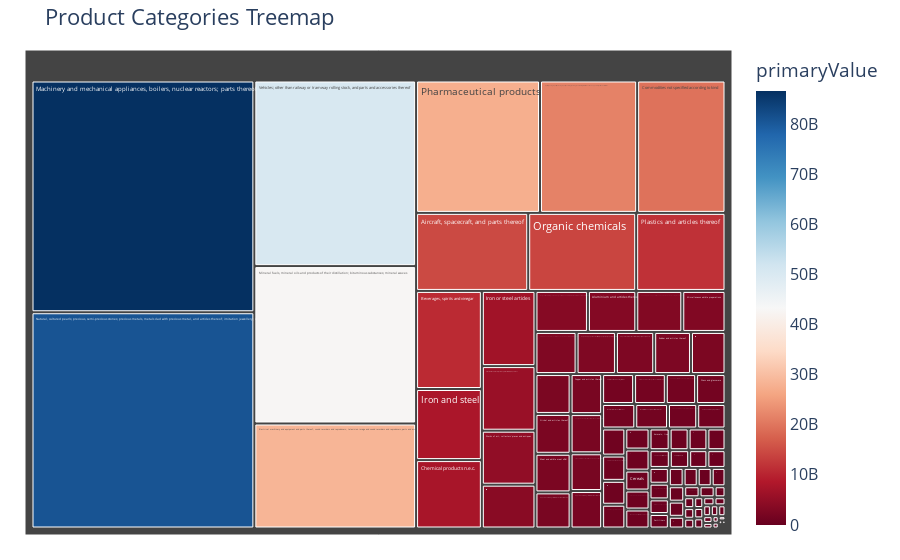

Here is the notebook cell this chart was saved with:
### Code cell
# Create the treemap
fig = px.treemap(
    plot_df,
    path=['cmdDesc'],  # Define the hierarchy
    values='primaryValue',                       # Size of each rectangle
    color='primaryValue',                        # Color based on values
    color_continuous_scale='RdBu',         # Color scale
    title='Product Categories Treemap'
)

# Update layout
fig.update_layout(
    margin=dict(t=50, l=25, r=25, b=25),  # Adjust margins
    font=dict(size=16)                    # Adjust font size
)

# Show the plot
fig.show()

### Figure 1 — Plotly figure (JSON) as saved in the notebook; plotly's stock layout.template omitted (floating-point values rounded to 4 significant figures)
{"data": [{"branchvalues": "total", "customdata": [[731400000.0], [2275000000.0], [1995000000.0], [2437000000.0], [181700000.0], [66770000.0], [510700000.0], [137900000.0], [423700000.0], [809000000.0], [454100000.0], [162700000.0], [157400000.0], [3220000.0], [854300000.0], [433500000.0], [507300000.0], [1162000000.0], [2700000000.0], [541800000.0], [2973000000.0], [10810000000.0], [1520000000.0], [134400000.0], [683300000.0], [153900000.0], [42670000000.0], [3609000000.0], [14120000000.0], [27500000000.0], [468400000.0], [3163000000.0], [5806000000.0], [2349000000.0], [770900000.0], [104700000.0], [177100000.0], [7542000000.0], [11690000000.0], [2596000000.0], [278000000.0], [1054000000.0], [23460000.0], [769900000.0], [7613000.0], [8442000.0], [658100000.0], [2779000000.0], [2902000000.0], [20850000.0], [391200000.0], [200900000.0], [61020000.0], [538700000.0], [283200000.0], [430600000.0], [302300000.0], [131600000.0], [396600000.0], [151400000.0], [1979000000.0], [2127000000.0], [928800000.0], [925100000.0], [164300000.0], [13450000.0], [47510000.0], [1200000000.0], [576400000.0], [1475000000.0], [80790000000.0], [7837000000.0], [6754000000.0], [2116000000.0], [2347000000.0], [3324000000.0], [602700000.0], [86230000.0], [15900000.0], [1361000000.0], [854900000.0], [1345000000.0], [86570000000.0], [28470000000.0], [689500000.0], [50320000000.0], [14670000000.0], [1605000000.0], [21550000000.0], [983000000.0], [148600000.0], [1591000000.0], [3938000000.0], [2072000000.0], [473100000.0], [4850000000.0], [19610000000.0]], "domain": {"x": [0, 1], "y": [0, 1]}, "hovertemplate": "labels=%{label}<br>primaryValue_sum=%{value}<br>parent=%{parent}<br>id=%{id}<br>primaryValue=%{color}<extra></extra>", "ids": ["Animals; live", "Meat and edible meat offal", "Fish and crustaceans, molluscs and other aquatic invertebrates", "Dairy produce; birds' eggs; natural honey; edible products of animal origin, not elsewhere specified or included", "Animal originated products; not elsewhere specified or included", "Trees and other plants, live; bulbs, roots and the like; cut flowers and ornamental foliage", "Vegetables and certain roots and tubers; edible", "Fruit and nuts, edible; peel of citrus fruit or melons", "Coffee, tea, mate and spices", "Cereals", "Products of the milling industry; malt, starches, inulin, wheat gluten", "Oil seeds and oleaginous fruits; miscellaneous grains, seeds and fruit, industrial or medicinal plants; straw and fodder", "Lac; gums, resins and other vegetable saps and extracts", "Vegetable plaiting materials; vegetable products not elsewhere specified or included", "Animal, vegetable or microbial fats and oils and their cleavage products; prepared edible fats; animal or vegetable waxes", "Meat, fish, crustaceans, molluscs or other aquatic invertebrates, or insects; preparations thereof", "Sugars and sugar confectionery", "Cocoa and cocoa preparations", "Preparations of cereals, flour, starch or milk; pastrycooks' products", "Preparations of vegetables, fruit, nuts or other parts of plants", "Miscellaneous edible preparations", "Beverages, spirits and vinegar", "Food industries, residues and wastes thereof; prepared animal fodder", "Tobacco and manufactured tobacco substitutes; products, whether or not containing nicotine, intended for inhalation without combustion; other nicotine containing products intended for the intake of nicotine into the human body", "Salt; sulphur; earths, stone; plastering materials, lime and cement", "Ores, slag and ash", "Mineral fuels, mineral oils and products of their distillation; bituminous substances; mineral waxes", "Inorganic chemicals; organic and inorganic compounds of precious metals; of rare earth metals, of radio-active elements and of isotopes", "Organic chemicals", "Pharmaceutical products", "Fertilizers", "Tanning or dyeing extracts; tannins and their derivatives; dyes, pigments and other colouring matter; paints, varnishes; putty, other mastics; inks", "Essential oils and resinoids; perfumery, cosmetic or toilet preparations", "Soap, organic surface-active agents; washing, lubricating, polishing or scouring preparations; artificial or prepared waxes, candles and similar articles, modelling pastes, dental waxes and dental preparations with a basis of plaster", "Albuminoidal substances; modified starches; glues; enzymes", "Explosives; pyrotechnic products; matches; pyrophoric alloys; certain combustible preparations", "Photographic or cinematographic goods", "Chemical products n.e.c.", "Plastics and articles thereof", "Rubber and articles thereof", "Raw hides and skins (other than furskins) and leather", "Articles of leather; saddlery and harness; travel goods, handbags and similar containers; articles of animal gut (other than silk-worm gut)", "Furskins and artificial fur; manufactures thereof", "Wood and articles of wood; wood charcoal", "Cork and articles of cork", "Manufactures of straw, esparto or other plaiting materials; basketware and wickerwork", "Pulp of wood or other fibrous cellulosic material; recovered (waste and scrap) paper or paperboard", "Paper and paperboard; articles of paper pulp, of paper or paperboard", "Printed books, newspapers, pictures and other products of the printing industry; manuscripts, typescripts and plans", "Silk", "Wool, fine or coarse animal hair; horsehair yarn and woven fabric", "Cotton", "Vegetable textile fibres; paper yarn and woven fabrics of paper yarn", "Man-made filaments; strip and the like of man-made textile materials", "Man-made staple fibres", "Wadding, felt and nonwovens, special yarns; twine, cordage, ropes and cables and articles thereof", "Carpets and other textile floor coverings", "Fabrics; special woven fabrics, tufted textile fabrics, lace, tapestries, trimmings, embroidery", "Textile fabrics; impregnated, coated, covered or laminated; textile articles of a kind suitable for industrial use", "Fabrics; knitted or crocheted", "Apparel and clothing accessories; knitted or crocheted", "Apparel and clothing accessories; not knitted or crocheted", "Textiles, made up articles; sets; worn clothing and worn textile articles; rags", "Footwear; gaiters and the like; parts of such articles", "Headgear and parts thereof", "Umbrellas, sun umbrellas, walking-sticks, seat sticks, whips, riding crops; and parts thereof", "Feathers and down, prepared; and articles made of feather or of down; artificial flowers; articles of human hair", "Stone, plaster, cement, asbestos, mica or similar materials; articles thereof", "Ceramic products", "Glass and glassware", "Natural, cultured pearls; precious, semi-precious stones; precious metals, metals clad with precious metal, and articles thereof; imitation jewellery; coin", "Iron and steel", "Iron or steel articles", "Copper and articles thereof", "Nickel and articles thereof", "Aluminium and articles thereof", "Lead and articles thereof", "Zinc and articles thereof", "Tin; articles thereof", "Metals; n.e.c., cermets and articles thereof", "Tools, implements, cutlery, spoons and forks, of base metal; parts thereof, of base metal", "Metal; miscellaneous products of base metal", "Machinery and mechanical appliances, boilers, nuclear reactors; parts thereof", "Electrical machinery and equipment and parts thereof; sound recorders and reproducers; television image and sound recorders and reproducers, parts and accessories of such articles", "Railway, tramway locomotives, rolling-stock and parts thereof; railway or tramway track fixtures and fittings and parts thereof; mechanical (including electro-mechanical) traffic signalling equipment of all kinds", "Vehicles; other than railway or tramway rolling stock, and parts and accessories thereof", "Aircraft, spacecraft, and parts thereof", "Ships, boats and floating structures", "Optical, photographic, cinematographic, measuring, checking, medical or surgical instruments and apparatus; parts and accessories", "Clocks and watches and parts thereof", "Musical instruments; parts and accessories of such articles", "Arms and ammunition; parts and accessories thereof", "Furniture; bedding, mattresses, mattress supports, cushions and similar stuffed furnishings; lamps and lighting fittings, n.e.c.; illuminated signs, illuminated name-plates and the like; prefabricated buildings", "Toys, games and sports requisites; parts and accessories thereof", "Miscellaneous manufactured articles", "Works of art; collectors' pieces and antiques", "Commodities not specified according to kind"], "labels": ["Animals; live", "Meat and edible meat offal", "Fish and crustaceans, molluscs and other aquatic invertebrates", "Dairy produce; birds' eggs; natural honey; edible products of animal origin, not elsewhere specified or included", "Animal originated products; not elsewhere specified or included", "Trees and other plants, live; bulbs, roots and the like; cut flowers and ornamental foliage", "Vegetables and certain roots and tubers; edible", "Fruit and nuts, edible; peel of citrus fruit or melons", "Coffee, tea, mate and spices", "Cereals", "Products of the milling industry; malt, starches, inulin, wheat gluten", "Oil seeds and oleaginous fruits; miscellaneous grains, seeds and fruit, industrial or medicinal plants; straw and fodder", "Lac; gums, resins and other vegetable saps and extracts", "Vegetable plaiting materials; vegetable products not elsewhere specified or included", "Animal, vegetable or microbial fats and oils and their cleavage products; prepared edible fats; animal or vegetable waxes", "Meat, fish, crustaceans, molluscs or other aquatic invertebrates, or insects; preparations thereof", "Sugars and sugar confectionery", "Cocoa and cocoa preparations", "Preparations of cereals, flour, starch or milk; pastrycooks' products", "Preparations of vegetables, fruit, nuts or other parts of plants", "Miscellaneous edible preparations", "Beverages, spirits and vinegar", "Food industries, residues and wastes thereof; prepared animal fodder", "Tobacco and manufactured tobacco substitutes; products, whether or not containing nicotine, intended for inhalation without combustion; other nicotine containing products intended for the intake of nicotine into the human body", "Salt; sulphur; earths, stone; plastering materials, lime and cement", "Ores, slag and ash", "Mineral fuels, mineral oils and products of their distillation; bituminous substances; mineral waxes", "Inorganic chemicals; organic and inorganic compounds of precious metals; of rare earth metals, of radio-active elements and of isotopes", "Organic chemicals", "Pharmaceutical products", "Fertilizers", "Tanning or dyeing extracts; tannins and their derivatives; dyes, pigments and other colouring matter; paints, varnishes; putty, other mastics; inks", "Essential oils and resinoids; perfumery, cosmetic or toilet preparations", "Soap, organic surface-active agents; washing, lubricating, polishing or scouring preparations; artificial or prepared waxes, candles and similar articles, modelling pastes, dental waxes and dental preparations with a basis of plaster", "Albuminoidal substances; modified starches; glues; enzymes", "Explosives; pyrotechnic products; matches; pyrophoric alloys; certain combustible preparations", "Photographic or cinematographic goods", "Chemical products n.e.c.", "Plastics and articles thereof", "Rubber and articles thereof", "Raw hides and skins (other than furskins) and leather", "Articles of leather; saddlery and harness; travel goods, handbags and similar containers; articles of animal gut (other than silk-worm gut)", "Furskins and artificial fur; manufactures thereof", "Wood and articles of wood; wood charcoal", "Cork and articles of cork", "Manufactures of straw, esparto or other plaiting materials; basketware and wickerwork", "Pulp of wood or other fibrous cellulosic material; recovered (waste and scrap) paper or paperboard", "Paper and paperboard; articles of paper pulp, of paper or paperboard", "Printed books, newspapers, pictures and other products of the printing industry; manuscripts, typescripts and plans", "Silk", "Wool, fine or coarse animal hair; horsehair yarn and woven fabric", "Cotton", "Vegetable textile fibres; paper yarn and woven fabrics of paper yarn", "Man-made filaments; strip and the like of man-made textile materials", "Man-made staple fibres", "Wadding, felt and nonwovens, special yarns; twine, cordage, ropes and cables and articles thereof", "Carpets and other textile floor coverings", "Fabrics; special woven fabrics, tufted textile fabrics, lace, tapestries, trimmings, embroidery", "Textile fabrics; impregnated, coated, covered or laminated; textile articles of a kind suitable for industrial use", "Fabrics; knitted or crocheted", "Apparel and clothing accessories; knitted or crocheted", "Apparel and clothing accessories; not knitted or crocheted", "Textiles, made up articles; sets; worn clothing and worn textile articles; rags", "Footwear; gaiters and the like; parts of such articles", "Headgear and parts thereof", "Umbrellas, sun umbrellas, walking-sticks, seat sticks, whips, riding crops; and parts thereof", "Feathers and down, prepared; and articles made of feather or of down; artificial flowers; articles of human hair", "Stone, plaster, cement, asbestos, mica or similar materials; articles thereof", "Ceramic products", "Glass and glassware", "Natural, cultured pearls; precious, semi-precious stones; precious metals, metals clad with precious metal, and articles thereof; imitation jewellery; coin", "Iron and steel", "Iron or steel articles", "Copper and articles thereof", "Nickel and articles thereof", "Aluminium and articles thereof", "Lead and articles thereof", "Zinc and articles thereof", "Tin; articles thereof", "Metals; n.e.c., cermets and articles thereof", "Tools, implements, cutlery, spoons and forks, of base metal; parts thereof, of base metal", "Metal; miscellaneous products of base metal", "Machinery and mechanical appliances, boilers, nuclear reactors; parts thereof", "Electrical machinery and equipment and parts thereof; sound recorders and reproducers; television image and sound recorders and reproducers, parts and accessories of such articles", "Railway, tramway locomotives, rolling-stock and parts thereof; railway or tramway track fixtures and fittings and parts thereof; mechanical (including electro-mechanical) traffic signalling equipment of all kinds", "Vehicles; other than railway or tramway rolling stock, and parts and accessories thereof", "Aircraft, spacecraft, and parts thereof", "Ships, boats and floating structures", "Optical, photographic, cinematographic, measuring, checking, medical or surgical instruments and apparatus; parts and accessories", "Clocks and watches and parts thereof", "Musical instruments; parts and accessories of such articles", "Arms and ammunition; parts and accessories thereof", "Furniture; bedding, mattresses, mattress supports, cushions and similar stuffed furnishings; lamps and lighting fittings, n.e.c.; illuminated signs, illuminated name-plates and the like; prefabricated buildings", "Toys, games and sports requisites; parts and accessories thereof", "Miscellaneous manufactured articles", "Works of art; collectors' pieces and antiques", "Commodities not specified according to kind"], "marker": {"coloraxis": "coloraxis", "colors": [731400000.0, 2275000000.0, 1995000000.0, 2437000000.0, 181700000.0, 66770000.0, 510700000.0, 137900000.0, 423700000.0, 809000000.0, 454100000.0, 162700000.0, 157400000.0, 3220000.0, 854300000.0, 433500000.0, 507300000.0, 1162000000.0, 2700000000.0, 541800000.0, 2973000000.0, 10810000000.0, 1520000000.0, 134400000.0, 683300000.0, 153900000.0, 42670000000.0, 3609000000.0, 14120000000.0, 27500000000.0, 468400000.0, 3163000000.0, 5806000000.0, 2349000000.0, 770900000.0, 104700000.0, 177100000.0, 7542000000.0, 11690000000.0, 2596000000.0, 278000000.0, 1054000000.0, 23460000.0, 769900000.0, 7613000.0, 8442000.0, 658100000.0, 2779000000.0, 2902000000.0, 20850000.0, 391200000.0, 200900000.0, 61020000.0, 538700000.0, 283200000.0, 430600000.0, 302300000.0, 131600000.0, 396600000.0, 151400000.0, 1979000000.0, 2127000000.0, 928800000.0, 925100000.0, 164300000.0, 13450000.0, 47510000.0, 1200000000.0, 576400000.0, 1475000000.0, 80790000000.0, 7837000000.0, 6754000000.0, 2116000000.0, 2347000000.0, 3324000000.0, 602700000.0, 86230000.0, 15900000.0, 1361000000.0, 854900000.0, 1345000000.0, 86570000000.0, 28470000000.0, 689500000.0, 50320000000.0, 14670000000.0, 1605000000.0, 21550000000.0, 983000000.0, 148600000.0, 1591000000.0, 3938000000.0, 2072000000.0, 473100000.0, 4850000000.0, 19610000000.0]}, "name": "", "parents": ["", "", "", "", "", "", "", "", "", "", "", "", "", "", "", "", "", "", "", "", "", "", "", "", "", "", "", "", "", "", "", "", "", "", "", "", "", "", "", "", "", "", "", "", "", "", "", "", "", "", "", "", "", "", "", "", "", "", "", "", "", "", "", "", "", "", "", "", "", "", "", "", "", "", "", "", "", "", "", "", "", "", "", "", "", "", "", "", "", "", "", "", "", "", "", "", ""], "type": "treemap", "values": [731400000.0, 2275000000.0, 1995000000.0, 2437000000.0, 181700000.0, 66770000.0, 510700000.0, 137900000.0, 423700000.0, 809000000.0, 454100000.0, 162700000.0, 157400000.0, 3220000.0, 854300000.0, 433500000.0, 507300000.0, 1162000000.0, 2700000000.0, 541800000.0, 2973000000.0, 10810000000.0, 1520000000.0, 134400000.0, 683300000.0, 153900000.0, 42670000000.0, 3609000000.0, 14120000000.0, 27500000000.0, 468400000.0, 3163000000.0, 5806000000.0, 2349000000.0, 770900000.0, 104700000.0, 177100000.0, 7542000000.0, 11690000000.0, 2596000000.0, 278000000.0, 1054000000.0, 23460000.0, 769900000.0, 7613000.0, 8442000.0, 658100000.0, 2779000000.0, 2902000000.0, 20850000.0, 391200000.0, 200900000.0, 61020000.0, 538700000.0, 283200000.0, 430600000.0, 302300000.0, 131600000.0, 396600000.0, 151400000.0, 1979000000.0, 2127000000.0, 928800000.0, 925100000.0, 164300000.0, 13450000.0, 47510000.0, 1200000000.0, 576400000.0, 1475000000.0, 80790000000.0, 7837000000.0, 6754000000.0, 2116000000.0, 2347000000.0, 3324000000.0, 602700000.0, 86230000.0, 15900000.0, 1361000000.0, 854900000.0, 1345000000.0, 86570000000.0, 28470000000.0, 689500000.0, 50320000000.0, 14670000000.0, 1605000000.0, 21550000000.0, 983000000.0, 148600000.0, 1591000000.0, 3938000000.0, 2072000000.0, 473100000.0, 4850000000.0, 19610000000.0]}], "layout": {"coloraxis": {"colorbar": {"title": {"text": "primaryValue"}}, "colorscale": [[0, "rgb(103,0,31)"], [0.1, "rgb(178,24,43)"], [0.2, "rgb(214,96,77)"], [0.3, "rgb(244,165,130)"], [0.4, "rgb(253,219,199)"], [0.5, "rgb(247,247,247)"], [0.6, "rgb(209,229,240)"], [0.7, "rgb(146,197,222)"], [0.8, "rgb(67,147,195)"], [0.9, "rgb(33,102,172)"], [1, "rgb(5,48,97)"]]}, "font": {"size": 16}, "legend": {"tracegroupgap": 0}, "margin": {"b": 25, "l": 25, "r": 25, "t": 50}, "title": {"text": "Product Categories Treemap"}}}
